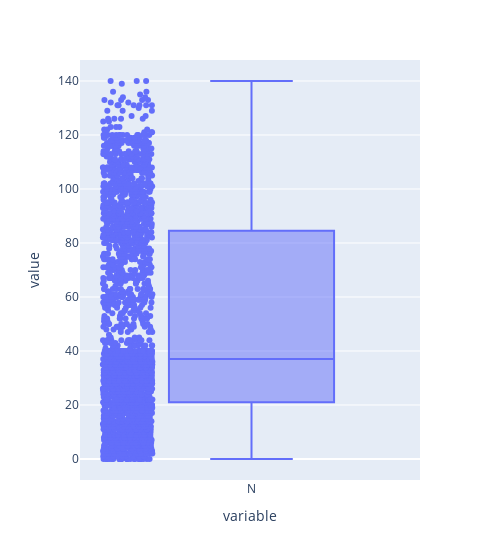
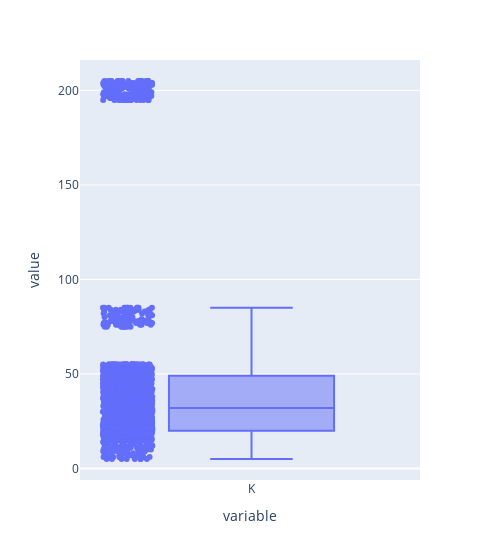
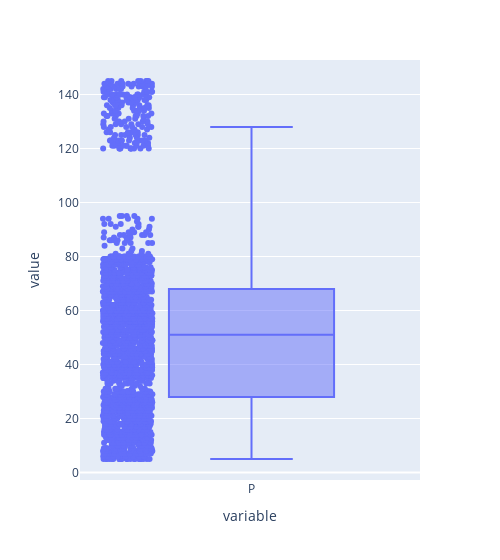
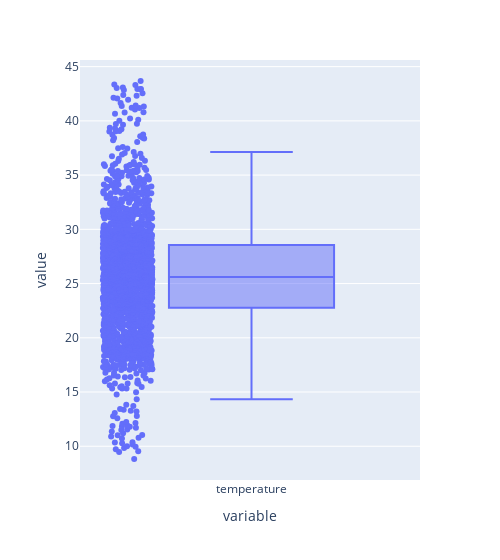

Notebook cell for these charts, in order:
### Code cell
fig=px.box(data['N'],points='all',width=500)
fig.show()
fig=px.box(data['K'],points='all',width=500)
fig.show()
fig=px.box(data['P'],points='all',width=500)
fig.show()
fig=px.box(data['temperature'],points='all',width=500)
fig.show()
fig=px.box(data['humidity'],points='all',width=500)
fig.show()
fig=px.box(data['ph'],points='all',width=500)
fig.show()
fig=px.box(data['rainfall'],points='all',width=500)
fig.show()

### Figure 1 — Plotly figure (JSON) as saved in the notebook; plotly's stock layout.template omitted (floating-point values rounded to 4 significant figures; data arrays with more than 128 entries replaced by an {"elided": "..."} marker saying what was removed)
{"data": [{"alignmentgroup": "True", "boxpoints": "all", "hovertemplate": "variable=%{x}<br>value=%{y}<extra></extra>", "legendgroup": "", "marker": {"color": "#636efa"}, "name": "", "notched": false, "offsetgroup": "", "orientation": "v", "showlegend": false, "type": "box", "x": {"elided": "2200 str values"}, "x0": " ", "xaxis": "x", "y": {"elided": "2200 int values"}, "y0": " ", "yaxis": "y"}], "layout": {"boxmode": "group", "legend": {"tracegroupgap": 0}, "margin": {"t": 60}, "width": 500, "xaxis": {"anchor": "y", "domain": [0, 1], "title": {"text": "variable"}}, "yaxis": {"anchor": "x", "domain": [0, 1], "title": {"text": "value"}}}}

### Figure 2 — Plotly figure (JSON) as saved in the notebook; plotly's stock layout.template omitted (floating-point values rounded to 4 significant figures; data arrays with more than 128 entries replaced by an {"elided": "..."} marker saying what was removed)
{"data": [{"alignmentgroup": "True", "boxpoints": "all", "hovertemplate": "variable=%{x}<br>value=%{y}<extra></extra>", "legendgroup": "", "marker": {"color": "#636efa"}, "name": "", "notched": false, "offsetgroup": "", "orientation": "v", "showlegend": false, "type": "box", "x": {"elided": "2200 str values"}, "x0": " ", "xaxis": "x", "y": {"elided": "2200 int values"}, "y0": " ", "yaxis": "y"}], "layout": {"boxmode": "group", "legend": {"tracegroupgap": 0}, "margin": {"t": 60}, "width": 500, "xaxis": {"anchor": "y", "domain": [0, 1], "title": {"text": "variable"}}, "yaxis": {"anchor": "x", "domain": [0, 1], "title": {"text": "value"}}}}

### Figure 3 — Plotly figure (JSON) as saved in the notebook; plotly's stock layout.template omitted (floating-point values rounded to 4 significant figures; data arrays with more than 128 entries replaced by an {"elided": "..."} marker saying what was removed)
{"data": [{"alignmentgroup": "True", "boxpoints": "all", "hovertemplate": "variable=%{x}<br>value=%{y}<extra></extra>", "legendgroup": "", "marker": {"color": "#636efa"}, "name": "", "notched": false, "offsetgroup": "", "orientation": "v", "showlegend": false, "type": "box", "x": {"elided": "2200 str values"}, "x0": " ", "xaxis": "x", "y": {"elided": "2200 int values"}, "y0": " ", "yaxis": "y"}], "layout": {"boxmode": "group", "legend": {"tracegroupgap": 0}, "margin": {"t": 60}, "width": 500, "xaxis": {"anchor": "y", "domain": [0, 1], "title": {"text": "variable"}}, "yaxis": {"anchor": "x", "domain": [0, 1], "title": {"text": "value"}}}}

### Figure 4 — Plotly figure (JSON) as saved in the notebook; plotly's stock layout.template omitted (floating-point values rounded to 4 significant figures; data arrays with more than 128 entries replaced by an {"elided": "..."} marker saying what was removed)
{"data": [{"alignmentgroup": "True", "boxpoints": "all", "hovertemplate": "variable=%{x}<br>value=%{y}<extra></extra>", "legendgroup": "", "marker": {"color": "#636efa"}, "name": "", "notched": false, "offsetgroup": "", "orientation": "v", "showlegend": false, "type": "box", "x": {"elided": "2200 str values"}, "x0": " ", "xaxis": "x", "y": {"elided": "2200 float values"}, "y0": " ", "yaxis": "y"}], "layout": {"boxmode": "group", "legend": {"tracegroupgap": 0}, "margin": {"t": 60}, "width": 500, "xaxis": {"anchor": "y", "domain": [0, 1], "title": {"text": "variable"}}, "yaxis": {"anchor": "x", "domain": [0, 1], "title": {"text": "value"}}}}
